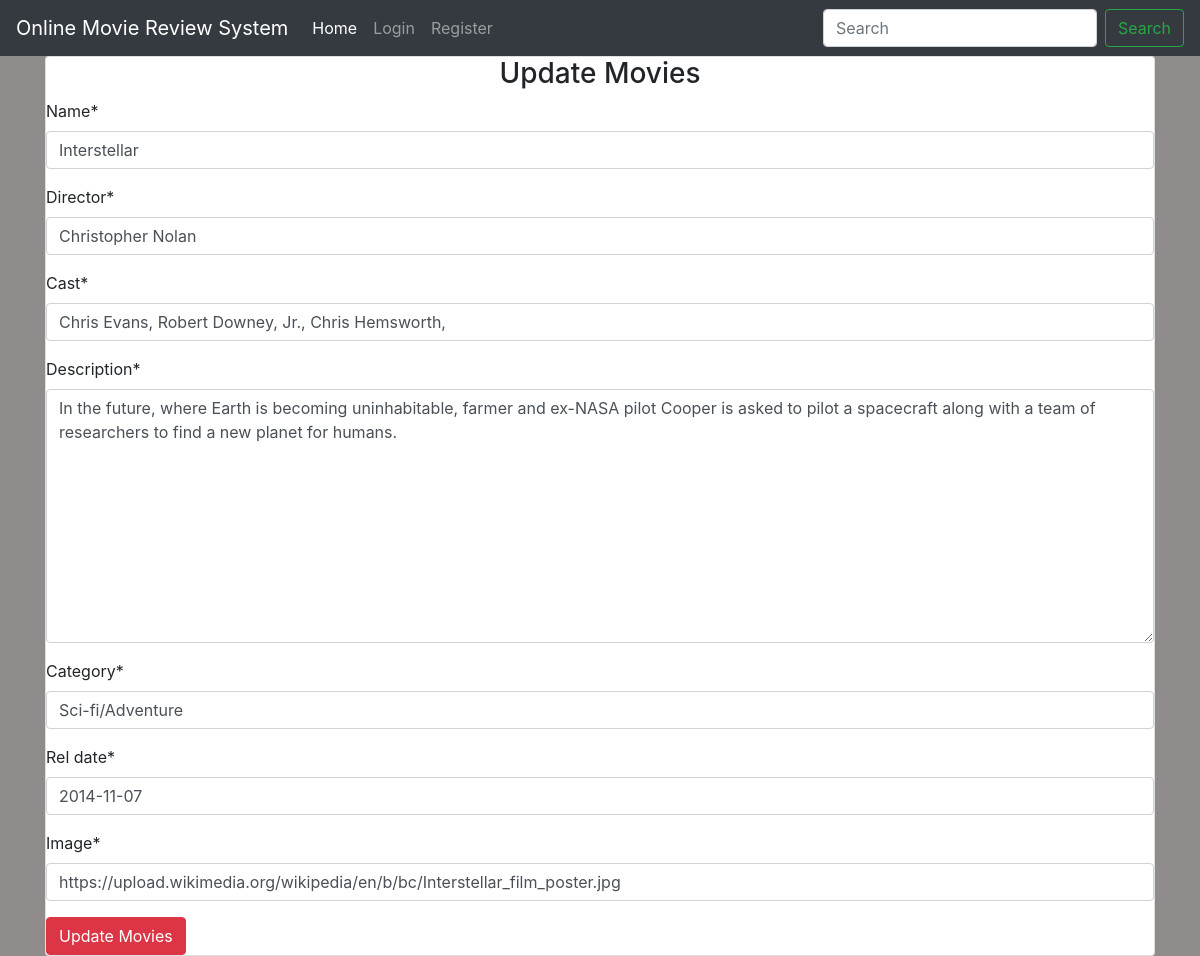
/updatemovies/5/, run on the app's committed database.
### movie/models.py (models this page shows, shortened)
class Movie(models.Model):
    name = models.CharField(max_length=300)
    director = models.CharField(max_length=50)
    cast = models.CharField(max_length=1000)
    description = models.TextField(max_length=5000)
    category = models.CharField(max_length=100,null=True)
    rel_date = models.DateField()
    avg_rating = models.FloatField(default=0)
    image = models.URLField(default=None, null=True)

### movie/views.py (the view)
# urls.py: path('updatemovies/<int:id>/', views.update_movie, name="update_movie"),
def update_movie(request, id):
    movie = Movie.objects.get(id=id)
    if request.method == "POST":
        form = MovieForm(request.POST or None, instance=movie)
        if form.is_valid():
            data = form.save(commit = False)
            data.save()
            return redirect("movie:details", id)
    else:
        form = MovieForm(instance=movie)
    return render(request, 'movie/addmovies.html', {"form": form,  "controller": "Update Movies"})

### movie/forms.py
class MovieForm(forms.ModelForm):
    class Meta:
        model = Movie
        fields = ('name', 'director', 'cast', 'description', 'category', 'rel_date','image')

### movie/templates/movie/addmovies.html (shortened to what this page needs)
{% extends 'movie/base.html' %}
{% load crispy_forms_tags %}
{% block content %}
<div class="container">
    <div class="card">
        <div class="card-content">
            <h3 class="text-center">{{ controller }}</h3>
            <form action="" method="POST">
                {{ form | crispy }}
                <input type="submit" value="{{ controller }}" class="btn btn-danger">
            </form>
        </div>
    </div>
</div>
{% endblock %}

### movie/static/css/main.css (style rules this page uses)
body { background-color: #918c8c; }

### data on the page
Movie: name "Interstellar", director "Christopher Nolan", cast "Chris Evans, Robert Downey, Jr., Chris Hemsworth,", description "In the future, where Earth is becoming uninhabitable, farmer and ex-NASA pilot Cooper is asked to pilot a spacecraft along with a team of researchers to find a new planet for humans.", category "Sci-fi/Adventure", rel_date "2014-11-07", image "https://upload.wikimedia.org/wikipedia/en/b/bc/Interstellar_film_poster.jpg"

### other printed values
{{ controller }} "Update Movies"
